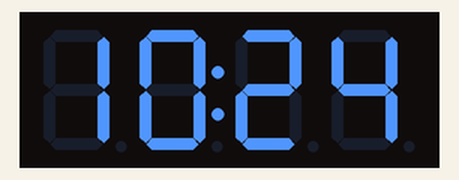
Bench run of a program on a simulated Raspberry Pi (BCM pin numbers). Shown: 4-digit seven-segment display. The clock reads 2024-03-15 10:24:30 at power-on unless the program sets it.

Above: at 0.1 s.
At 60.1 s:
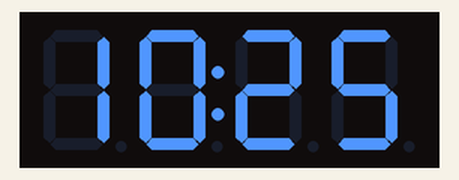
At 110.1 s:
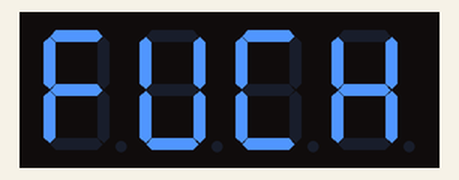

Measured:
- what the display in image 1 shows lasts 10.0 s, from 60.0 s to 70.0 s

The program:

seg7.py
```python
import datetime
import time
import tm1637
tm = tm1637.TM1637(clk=21, dio=20)
F=0b01110001
U=0b00111110
C=0b00111001
K=0b01110110
try:
    while 1:
        now=datetime.datetime.now()
        # print(now.hour,now.minute)
        tm.numbers(now.hour,now.minute)
        time.sleep(10)

        tm.write([F,U,C,K])
        time.sleep(10)
except KeyboardInterrupt:
    pass

tm.scroll("FUCK", delay=250)
```
